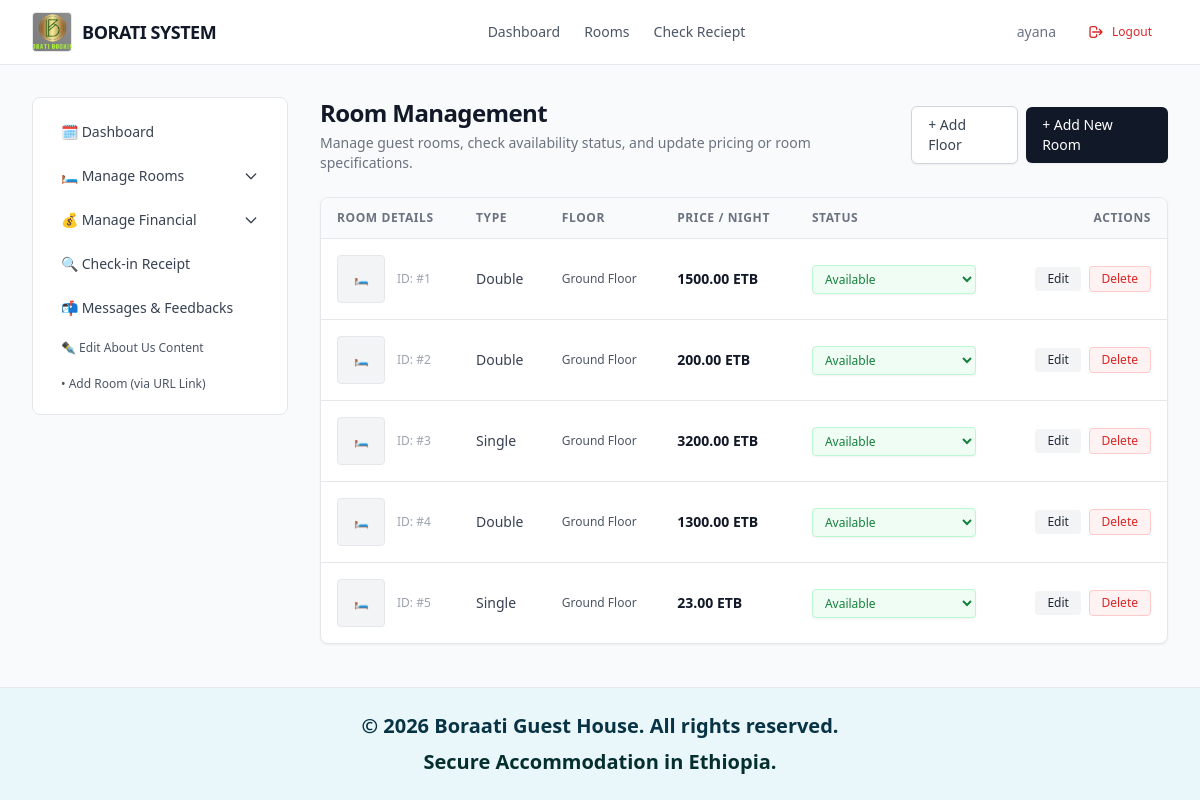
The page /admin-panel/rooms/ (signed in) on the database as committed earlier.
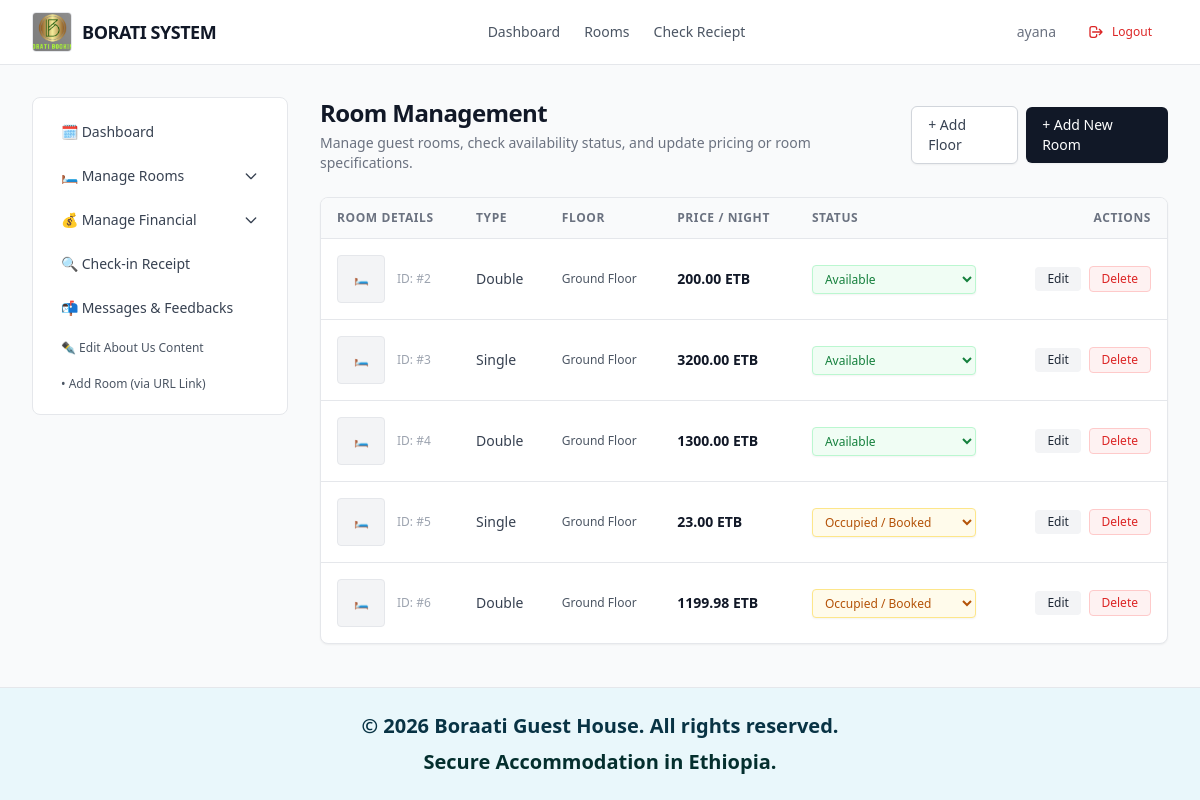
The same page on the database as committed later.
### boratiapp/models.py (models this page shows, shortened)
class Room(models.Model):
    ROOM_TYPES = (
        ('single', 'Single Room'),
        ('double', 'Double Room'),
        ('vip', 'VIP / Master Suite'),
    )
    ROOM_STATUS = (
        ('available', 'Available'),
        ('booked', 'Booked (Qabatame)'),
        ('maintenance', 'Maintenance '),
    )
    floor = models.ForeignKey(Floor, on_delete=models.CASCADE, related_name='rooms')
    room_number = models.CharField(max_length=20, unique=True, help_text="fkn: Room 101, Room 102")
    room_type = models.CharField(max_length=20, choices=ROOM_TYPES, default='single')
    price_per_night = models.DecimalField(max_digits=10, decimal_places=2, help_text="Gatii guyyaa tokkoo")
    main_image = models.ImageField(upload_to='rooms/', blank=True, null=True)
    description = models.TextField(help_text="Ibsa bal'aa fkn: Wi-Fi, Bishaan ho'aa, TV...")
    image_url = models.URLField(max_length=500, blank=True, null=True, help_text="Linkii suuraa (fkn: https://example.com/room.jpg)")
    status = models.CharField(max_length=20, choices=ROOM_STATUS, default='available')

### boratiapp/admin_views.py (the view)
# urls.py: path('admin-panel/rooms/', admin_views.admin_rooms_view, name='admin_rooms'),
@staff_member_required
def admin_rooms_view(request):
    rooms = Room.objects.select_related('floor').all()
    return render(request, 'admin_base_templates/admin_rooms.html', {'rooms': rooms})

### boratiapp/templates/admin_base_templates/admin_rooms.html (shortened to what the changed rows need)
{% extends 'admin_base_templates/base_admin.html' %}
{% block content %}
<div class="space-y-6">
    <div class="flex flex-col sm:flex-row sm:items-center sm:justify-between gap-4">
        <div>
            <h1 class="text-2xl font-semibold tracking-tight text-gray-900">Room Management</h1>
        </div>
    </div>
    <div class="bg-white border border-gray-200 rounded-lg shadow-sm overflow-hidden">
        <div class="overflow-x-auto">
            <table class="w-full text-left border-collapse">
                <thead>
                    <tr class="bg-gray-50 border-b border-gray-200 text-xs font-medium text-gray-500 uppercase tracking-wider">
                        <th class="py-3 px-4">Room Details</th>
                        <th class="py-3 px-4">Type</th>
                        <th class="py-3 px-4">Floor</th>
                        <th class="py-3 px-4">Price / Night</th>
                        <th class="py-3 px-4">Status</th>
                        <th class="py-3 px-4 text-right">Actions</th>
                    </tr>
                </thead>
                <tbody class="divide-y divide-gray-200 text-sm">
                    {% if rooms %}
                        {% for room in rooms %}
                            <tr class="hover:bg-gray-50 transition">
                                <td class="py-4 px-4 flex items-center space-x-3">
                                    <div class="w-12 h-12 bg-gray-100 rounded border border-gray-200 overflow-hidden flex-shrink-0 flex items-center justify-center">
                                        {% if room.image %}
                                            <img src="{{ room.image.url }}" alt="{{ room.name }}" class="w-full h-full object-cover">
                                        {% else %}
                                            <span class="text-xs text-gray-400">🛏️</span>
                                        {% endif %}
                                    </div>
                                    <div>
                                        <div class="text-xs text-gray-400">ID: #{{ room.id }}</div>
                                    </div>
                                </td>
                                <td class="py-4 px-4 text-gray-700">
                                    {{ room.room_type }}
                                </td>
                                <td class="py-4 px-4 text-xs text-gray-600">
                                    {{ room.floor.name|default:"Ground Floor" }}
                                </td>
                                <td class="py-4 px-4 font-semibold text-gray-900">
                                    {{ room.price_per_night }} ETB
                                </td>
                                <td class="py-4 px-4">
                                    <form method="POST" action="{% url 'admin_toggle_room_status' room.id %}">
                                        <select name="status" onchange="this.form.submit()" class="text-xs font-medium rounded px-2 py-1 border shadow-sm focus:outline-none focus:ring-1 focus:ring-gray-900 {% if room.status == 'available' or not room.status %}bg-green-50 text-green-700 border-green-200{% elif room.status == 'booked' %}bg-amber-50 text-amber-700 border-amber-200{% else %}bg-gray-100 text-gray-700 border-gray-300{% endif %}">
                                            <option value="available" {% if room.status == 'available' or not room.status %}selected{% endif %}>Available</option>
                                            <option value="booked" {% if room.status == 'booked' %}selected{% endif %}>Occupied / Booked</option>
                                        </select>
                                    </form>
                                </td>
                                <td class="py-4 px-4 text-right space-x-1 whitespace-nowrap">
                                    <a href="{% url 'admin_edit_room' room.id %}" class="inline-block px-3 py-1 bg-gray-100 hover:bg-gray-200 text-gray-800 rounded text-xs font-medium transition">
                                     Edit
                                    </a>
                                    <form method="POST" action="{% url 'admin_delete_room' room.id %}" class="inline-block" onsubmit="return confirm('Kutaa {{ room.name }} haquuf mirkaneessaa?');">
                                        <button type="submit" class="px-3 py-1 bg-red-50 hover:bg-red-100 text-red-600 border border-red-200 rounded text-xs font-medium transition">
                                            Delete
                                        </button>
                                    </form>
                                </td>
                            </tr>
                        {% endfor %}
                    {% endif %}
                </tbody>
            </table>
        </div>
    </div>
</div>
{% endblock %}

Rows that differ between the two databases and show on the page:
removed Room: id "1", room_type "Double", floor.name "Ground Floor", price_per_night "1500.00", status "Available"
changed Room id 5: status "Available" → "Occupied / Booked"
added Room: id "6", room_type "Double", floor.name "Ground Floor", price_per_night "1199.98", status "Occupied / Booked"
